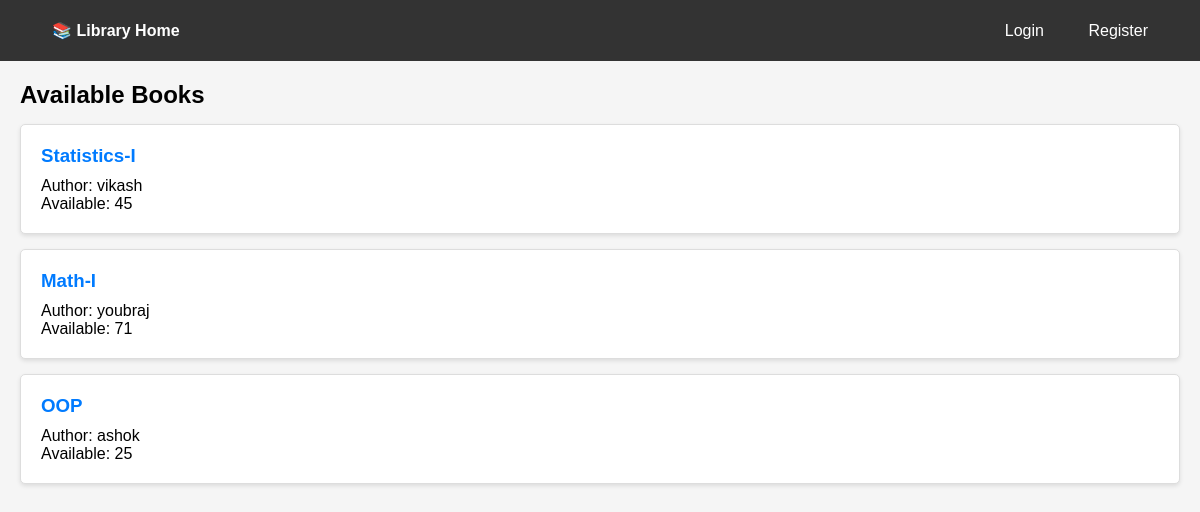
The page / on the database its author committed.
### libraryapp/models.py (models this page shows, shortened)
class Book(models.Model):
    title = models.CharField(max_length=200)
    author = models.CharField(max_length=100)
    published_date = models.DateField()
    copies_available = models.IntegerField(default=1)
    description = models.TextField(blank=True)
    no_of_pages=models.IntegerField(max_length=5)
    price=models.IntegerField(max_length=5)
    semester=models.CharField(max_length=100)
    cover_image=models.ImageField(upload_to='media/')
    date_added=models.DateTimeField(default=timezone.now)

### libraryapp/views.py (the view)
# urls.py: path('', views.book_list, name='book_list'),
def book_list(request):
    books = Book.objects.all()
    return render(request, 'libraryapp/book_list.html', {'books': books})

### libraryapp/templates/libraryapp/book_list.html
{% extends 'libraryapp/base.html' %}
{% block content %}
    <h2>Available Books</h2>
    {% for book in books %}
        <div class="book-card">
            <h3><a href="{% url 'book_detail' book.pk %}">{{ book.title }}</a></h3>
            <p>Author: {{ book.author }}</p>
            <p>Available: {{ book.copies_available }}</p>
        </div>
    {% endfor %}
{% endblock %}

### libraryapp/templates/libraryapp/base.html (style rules this page uses)
* { margin: 0; padding: 0; box-sizing: border-box; }
body { font-family: Arial, sans-serif; background-color: #f5f5f5; }
.book-card { background: white; border: 1px solid #ddd; padding: 20px; margin: 15px 0; border-radius: 5px; box-shadow: 0 2px 4px rgba(0,0,0,0.1); }
.book-card h3 { margin-bottom: 10px; color: #333; }
.book-card a { color: #007bff; text-decoration: none; }

### rows shown on the page
Book: title "Statistics-I", author "vikash", copies_available "45"
Book: title "Math-I", author "youbraj", copies_available "71"
Book: title "OOP", author "ashok", copies_available "25"
